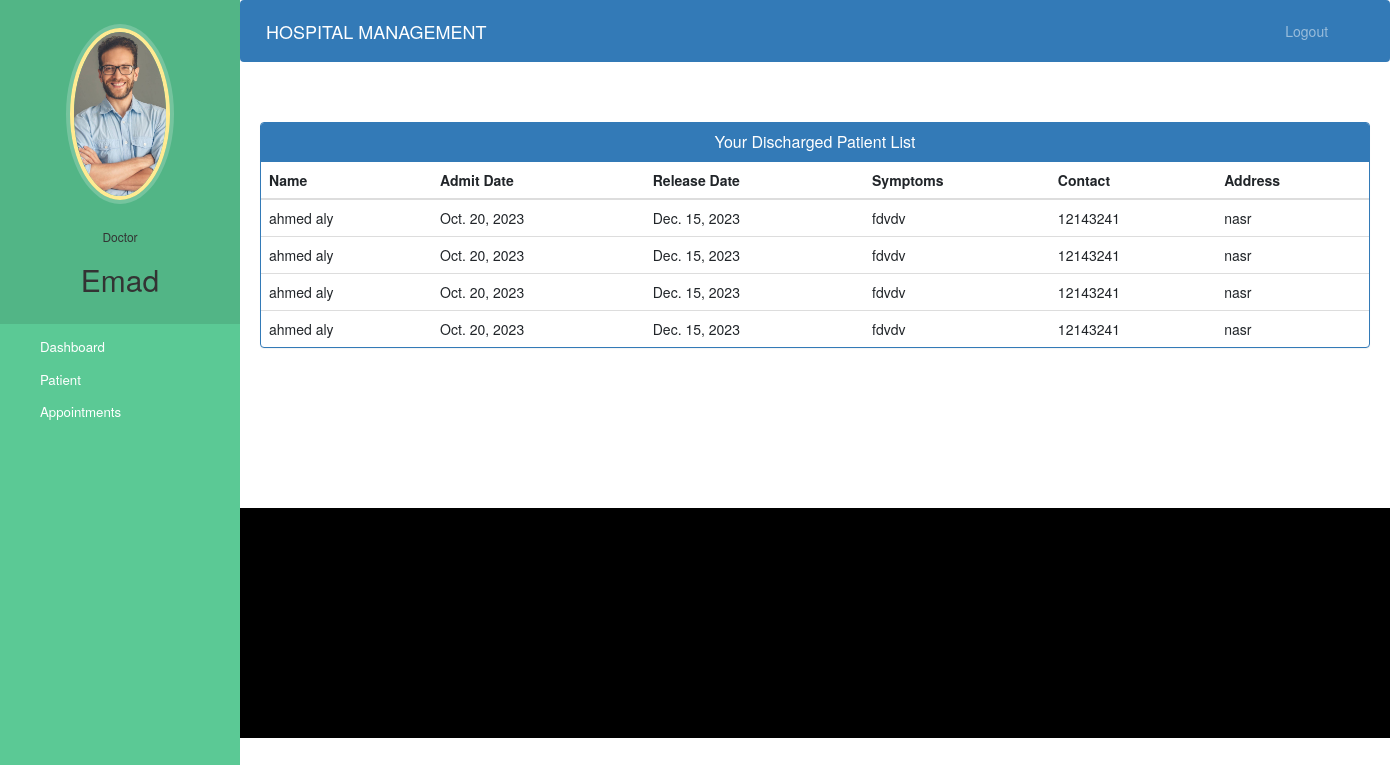
/doctor-view-discharge-patient (signed in), run on the app's committed database.
### hospital/models.py (models this page shows, shortened)
class Doctor(models.Model):
    user=models.OneToOneField(User,on_delete=models.CASCADE)
    profile_pic= models.ImageField(upload_to='profile_pic/DoctorProfilePic/',null=True,blank=True)
    address = models.CharField(max_length=40)
    mobile = models.CharField(max_length=20,null=True)
    department= models.CharField(max_length=50,choices=departments,default='Cardiologist')
    status=models.BooleanField(default=False)

class PatientDischargeDetails(models.Model):
    patientId=models.PositiveIntegerField(null=True)
    patientName=models.CharField(max_length=40)
    assignedDoctorName=models.CharField(max_length=40)
    address = models.CharField(max_length=40)
    mobile = models.CharField(max_length=20,null=True)
    symptoms = models.CharField(max_length=100,null=True)
    admitDate=models.DateField(null=False)
    releaseDate=models.DateField(null=False)
    daySpent=models.PositiveIntegerField(null=False)
    roomCharge=models.PositiveIntegerField(blank=False,null=False)
    medicineCost=models.PositiveIntegerField(blank=False,null=False)
    doctorFee=models.PositiveIntegerField(blank=False,null=False)
    OtherCharge=models.PositiveIntegerField(blank=False,null=False)
    total=models.PositiveIntegerField(blank=False,null=False)

### hospital/views.py (the view)
# urls.py: path('doctor-view-discharge-patient',views.doctor_view_discharge_patient_view,name='doctor-view-discharge-patient'),
@login_required(login_url='doctorlogin')
@user_passes_test(is_doctor)
def doctor_view_discharge_patient_view(request):
    dischargedpatients=models.PatientDischargeDetails.objects.all().distinct().filter(assignedDoctorName=request.user.first_name)
    doctor=models.Doctor.objects.get(user_id=request.user.id) #for profile picture of doctor in sidebar
    return render(request,'hospital/doctor_view_discharge_patient.html',{'dischargedpatients':dischargedpatients,'doctor':doctor})

### hospital/views.py (called while the page is built)
def is_doctor(user):
    return user.groups.filter(name='DOCTOR').exists()

### templates/hospital/doctor_view_discharge_patient.html (shortened to what this page needs)
{% extends 'hospital/doctor_base.html' %}
{% block content %}
{%load static%}
<head>
  <link href="//netdna.bootstrapcdn.com/bootstrap/3.0.0/css/bootstrap.min.css" rel="stylesheet" id="bootstrap-css">
</head>
<div class="container">
  <div class="panel panel-primary">
    <div class="panel-heading">
      <h6 class="panel-title">Your Discharged Patient List</h6>
    </div>
    <table class="table table-hover" id="dev-table">
      <thead>
        <tr>
          <th>Name</th>
          <th>Admit Date</th>
          <th>Release Date</th>
          <th>Symptoms</th>
          <th>Contact</th>
          <th>Address</th>
        </tr>
      </thead>
      {% for p in dischargedpatients %}
      <tr>
        <td> {{p.patientName}}</td>
        <td>{{p.admitDate}}</td>
        <td>{{p.releaseDate}}</td>
        <td>{{p.symptoms}}</td>
        <td>{{p.mobile}}</td>
        <td>{{p.address}}</td>
      </tr>
      {% endfor %}
    </table>
  </div>
</div>
{% endblock content %}

### templates/hospital/doctor_base.html (shortened to what this page needs)
<!DOCTYPE html>
{% load static %}
<html lang="en">
<head>
  <link rel="stylesheet" href="https://stackpath.bootstrapcdn.com/bootstrap/4.3.1/css/bootstrap.min.css">
  <link rel="stylesheet" href="https://maxcdn.bootstrapcdn.com/font-awesome/4.7.0/css/font-awesome.min.css">
</head>
<body>
  <nav class="menu" tabindex="0">
    <header class="avatar">
      <img src="{% static doctor.profile_pic.url %}" alt="Profile Pic" />
      <br><br>
      <h6>Doctor</h6>
      <h2>{{request.user.first_name}}</h2>
    </header>
    <ul>
      <li tabindex="0" class="icon-dashboard"> <a style="color:white; text-decoration:none;" href="/doctor-dashboard"><span>Dashboard</span></a> </li>
      <li tabindex="0" class="icon-users"> <a style="color:white; text-decoration:none;" href="/doctor-patient"><span>Patient</span></a></li>
      <li tabindex="0" class="icon-calendar"> <a style="color:white; text-decoration:none;" href="/doctor-appointment"><span>Appointments</span></a></li>
    </ul>
  </nav>
  <main>
    <div class="bs-example">
      <nav class="navbar navbar-expand-md  navbar-dark fixed-top" style="background:#337AB7;">
        <a href="/doctor-dashboard" class="navbar-brand">HOSPITAL MANAGEMENT</a>
        <div class="collapse navbar-collapse justify-content-between" id="navbarCollapse">
          <div class="navbar-nav" style=" margin-left: 90%;">
            <a href="/logout" class="nav-item nav-link">Logout</a>
          </div>
        </div>
      </nav>
    </div>
    <br><br>
    {% block content %}
    {% endblock content %}
    <br><br><br><br><br><br><br>
    <footer>
      <br>
      <div class="container">
        <div class="row">
          <div class="col-md-12 col-sm-12">
          </div>
        </div>
      </div>
    </footer>
  </main>
</body>
</html>

### templates/hospital/doctor_base.html (style rules this page uses)
a:link { text-decoration: none; }
a { color: white; }
footer { padding: 0px 0px 0px 0px; background-color: black; margin: 0px; }
body { padding-left: 240px; }
main { position: relative; height: 100vh; }
.menu { background: #5bc995; height: 100vh; width: 240px; position: fixed; top: 0px; left: 0; z-index: 5; outline: none; }
.menu .avatar { background: rgba(0, 0, 0, 0.1); padding: 2em 0.5em; text-align: center; }
.menu .avatar img { width: 100px; border-radius: 50%; overflow: hidden; border: 4px solid #ffea92; box-shadow: 0 0 0 4px rgba(255, 255, 255, 0.2); }
.menu .avatar h2 { font-weight: normal; margin-bottom: 0; }
.menu ul { list-style: none; padding: 0.5em 0; margin: 0; }
.menu ul li { padding: 0.5em 1em 0.5em 3em; font-size: 0.95em; font-weight: regular; background-repeat: no-repeat; background-position: left 15px center; background-size: auto 20px; transition: all 0.15s linear; cursor: pointer; }
.menu ul li.icon-dashboard { background-image: url("http://www.entypo.com/images//gauge.svg"); }
.menu ul li.icon-users { background-image: url("http://www.entypo.com/images//users.svg"); }
.menu ul li.icon-calendar { background-image: url("http://www.entypo.com/images//calendar.svg"); }

### templates/hospital/doctor_view_discharge_patient.html (style rules this page uses)
a:link { text-decoration: none; }
h6 { text-align: center; }
.row { margin: 100px; }

### data on the page
Doctor: profile_pic (picture)
PatientDischargeDetails: patientName "ahmed aly", admitDate "Oct. 20, 2023", releaseDate "Dec. 15, 2023", symptoms "fdvdv", mobile "12143241", address "nasr"
PatientDischargeDetails: patientName "ahmed aly", admitDate "Oct. 20, 2023", releaseDate "Dec. 15, 2023", symptoms "fdvdv", mobile "12143241", address "nasr"
PatientDischargeDetails: patientName "ahmed aly", admitDate "Oct. 20, 2023", releaseDate "Dec. 15, 2023", symptoms "fdvdv", mobile "12143241", address "nasr"
PatientDischargeDetails: patientName "ahmed aly", admitDate "Oct. 20, 2023", releaseDate "Dec. 15, 2023", symptoms "fdvdv", mobile "12143241", address "nasr"

### other printed values
{{ request.user.first_name }} "Emad"
